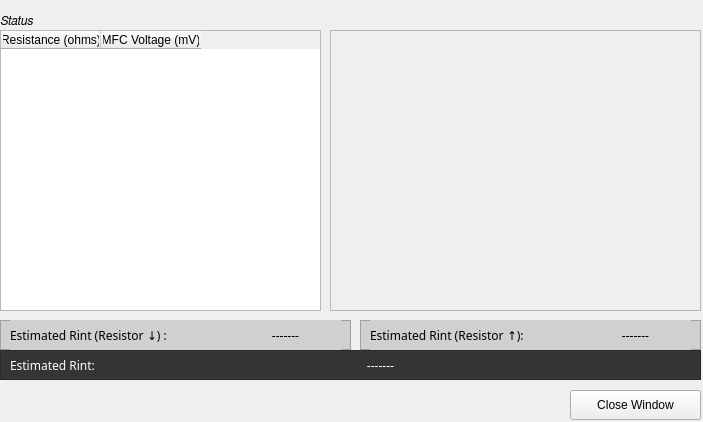
<?xml version="1.0" encoding="UTF-8"?>
<ui version="4.0">
 <class>mainPolarizationDialog</class>
 <widget class="QDialog" name="mainPolarizationDialog">
  <property name="windowModality">
   <enum>Qt::WindowModal</enum>
  </property>
  <property name="geometry">
   <rect>
    <x>0</x>
    <y>0</y>
    <width>703</width>
    <height>422</height>
   </rect>
  </property>
  <property name="sizePolicy">
   <sizepolicy hsizetype="Fixed" vsizetype="Fixed">
    <horstretch>0</horstretch>
    <verstretch>0</verstretch>
   </sizepolicy>
  </property>
  <property name="minimumSize">
   <size>
    <width>703</width>
    <height>422</height>
   </size>
  </property>
  <property name="maximumSize">
   <size>
    <width>703</width>
    <height>422</height>
   </size>
  </property>
  <property name="windowTitle">
   <string>Polarization Test</string>
  </property>
  <property name="modal">
   <bool>false</bool>
  </property>
  <widget class="QLabel" name="status">
   <property name="geometry">
    <rect>
     <x>0</x>
     <y>10</y>
     <width>621</width>
     <height>22</height>
    </rect>
   </property>
   <property name="font">
    <font>
     <family>FreeSans</family>
     <weight>50</weight>
     <italic>true</italic>
     <bold>false</bold>
    </font>
   </property>
   <property name="text">
    <string>Status</string>
   </property>
  </widget>
  <widget class="QScrollArea" name="graphingArea">
   <property name="geometry">
    <rect>
     <x>330</x>
     <y>30</y>
     <width>371</width>
     <height>281</height>
    </rect>
   </property>
   <property name="verticalScrollBarPolicy">
    <enum>Qt::ScrollBarAsNeeded</enum>
   </property>
   <property name="horizontalScrollBarPolicy">
    <enum>Qt::ScrollBarAlwaysOff</enum>
   </property>
   <property name="sizeAdjustPolicy">
    <enum>QAbstractScrollArea::AdjustToContents</enum>
   </property>
   <property name="widgetResizable">
    <bool>true</bool>
   </property>
   <widget class="QWidget" name="GraphAreaWidgetContents">
    <property name="geometry">
     <rect>
      <x>0</x>
      <y>0</y>
      <width>369</width>
      <height>279</height>
     </rect>
    </property>
   </widget>
  </widget>
  <widget class="QLabel" name="label1">
   <property name="geometry">
    <rect>
     <x>10</x>
     <y>350</y>
     <width>131</width>
     <height>31</height>
    </rect>
   </property>
   <property name="font">
    <font>
     <family>cmr10</family>
     <italic>false</italic>
    </font>
   </property>
   <property name="styleSheet">
    <string notr="true">color: rgb(255, 255, 255);</string>
   </property>
   <property name="text">
    <string>Estimated Rint: </string>
   </property>
  </widget>
  <widget class="QPushButton" name="cancel">
   <property name="geometry">
    <rect>
     <x>570</x>
     <y>390</y>
     <width>131</width>
     <height>30</height>
    </rect>
   </property>
   <property name="text">
    <string>Close Window</string>
   </property>
   <property name="autoDefault">
    <bool>false</bool>
   </property>
  </widget>
  <widget class="QTableWidget" name="mfcTable">
   <property name="geometry">
    <rect>
     <x>0</x>
     <y>30</y>
     <width>321</width>
     <height>281</height>
    </rect>
   </property>
   <column>
    <property name="text">
     <string>Resistance (ohms)</string>
    </property>
   </column>
   <column>
    <property name="text">
     <string>MFC Voltage (mV)</string>
    </property>
   </column>
  </widget>
  <widget class="QLabel" name="estRint">
   <property name="geometry">
    <rect>
     <x>160</x>
     <y>350</y>
     <width>441</width>
     <height>31</height>
    </rect>
   </property>
   <property name="font">
    <font>
     <family>cmr10</family>
     <italic>false</italic>
    </font>
   </property>
   <property name="styleSheet">
    <string notr="true">color: rgb(255, 255, 255);</string>
   </property>
   <property name="text">
    <string>-------</string>
   </property>
   <property name="alignment">
    <set>Qt::AlignCenter</set>
   </property>
  </widget>
  <widget class="QFrame" name="frame">
   <property name="geometry">
    <rect>
     <x>0</x>
     <y>350</y>
     <width>701</width>
     <height>30</height>
    </rect>
   </property>
   <property name="styleSheet">
    <string notr="true">background-color: rgb(53, 53, 53);</string>
   </property>
   <property name="frameShape">
    <enum>QFrame::StyledPanel</enum>
   </property>
   <property name="frameShadow">
    <enum>QFrame::Raised</enum>
   </property>
  </widget>
  <widget class="QFrame" name="frame_2">
   <property name="geometry">
    <rect>
     <x>0</x>
     <y>320</y>
     <width>351</width>
     <height>30</height>
    </rect>
   </property>
   <property name="styleSheet">
    <string notr="true">background-color: rgb(208, 208, 208);</string>
   </property>
   <property name="frameShape">
    <enum>QFrame::StyledPanel</enum>
   </property>
   <property name="frameShadow">
    <enum>QFrame::Raised</enum>
   </property>
   <widget class="QLabel" name="label1_2">
    <property name="geometry">
     <rect>
      <x>10</x>
      <y>0</y>
      <width>221</width>
      <height>31</height>
     </rect>
    </property>
    <property name="font">
     <font>
      <family>cmr10</family>
      <italic>false</italic>
     </font>
    </property>
    <property name="styleSheet">
     <string notr="true"/>
    </property>
    <property name="text">
     <string>&lt;html&gt;&lt;head/&gt;&lt;body&gt;&lt;p&gt;Estimated Rint (Resistor &amp;darr;) :&lt;/p&gt;&lt;/body&gt;&lt;/html&gt;</string>
    </property>
   </widget>
   <widget class="QLabel" name="estRint_Forward">
    <property name="geometry">
     <rect>
      <x>230</x>
      <y>0</y>
      <width>111</width>
      <height>31</height>
     </rect>
    </property>
    <property name="font">
     <font>
      <family>cmr10</family>
      <italic>false</italic>
     </font>
    </property>
    <property name="text">
     <string>-------</string>
    </property>
    <property name="alignment">
     <set>Qt::AlignCenter</set>
    </property>
   </widget>
  </widget>
  <widget class="QFrame" name="frame_3">
   <property name="geometry">
    <rect>
     <x>360</x>
     <y>320</y>
     <width>341</width>
     <height>30</height>
    </rect>
   </property>
   <property name="styleSheet">
    <string notr="true">background-color: rgb(208, 208, 208);</string>
   </property>
   <property name="frameShape">
    <enum>QFrame::StyledPanel</enum>
   </property>
   <property name="frameShadow">
    <enum>QFrame::Raised</enum>
   </property>
   <widget class="QLabel" name="label1_3">
    <property name="geometry">
     <rect>
      <x>10</x>
      <y>0</y>
      <width>211</width>
      <height>31</height>
     </rect>
    </property>
    <property name="font">
     <font>
      <family>cmr10</family>
      <italic>false</italic>
     </font>
    </property>
    <property name="styleSheet">
     <string notr="true"/>
    </property>
    <property name="text">
     <string>&lt;html&gt;&lt;head/&gt;&lt;body&gt;&lt;p&gt;Estimated Rint (Resistor &amp;uarr;):&lt;/p&gt;&lt;/body&gt;&lt;/html&gt;</string>
    </property>
   </widget>
   <widget class="QLabel" name="estRint_Backward">
    <property name="geometry">
     <rect>
      <x>220</x>
      <y>0</y>
      <width>111</width>
      <height>31</height>
     </rect>
    </property>
    <property name="font">
     <font>
      <family>cmr10</family>
      <italic>false</italic>
     </font>
    </property>
    <property name="text">
     <string>-------</string>
    </property>
    <property name="alignment">
     <set>Qt::AlignCenter</set>
    </property>
   </widget>
  </widget>
  <zorder>frame</zorder>
  <zorder>status</zorder>
  <zorder>graphingArea</zorder>
  <zorder>label1</zorder>
  <zorder>cancel</zorder>
  <zorder>mfcTable</zorder>
  <zorder>estRint</zorder>
  <zorder>frame_2</zorder>
  <zorder>frame_3</zorder>
 </widget>
 <resources/>
 <connections/>
</ui>
